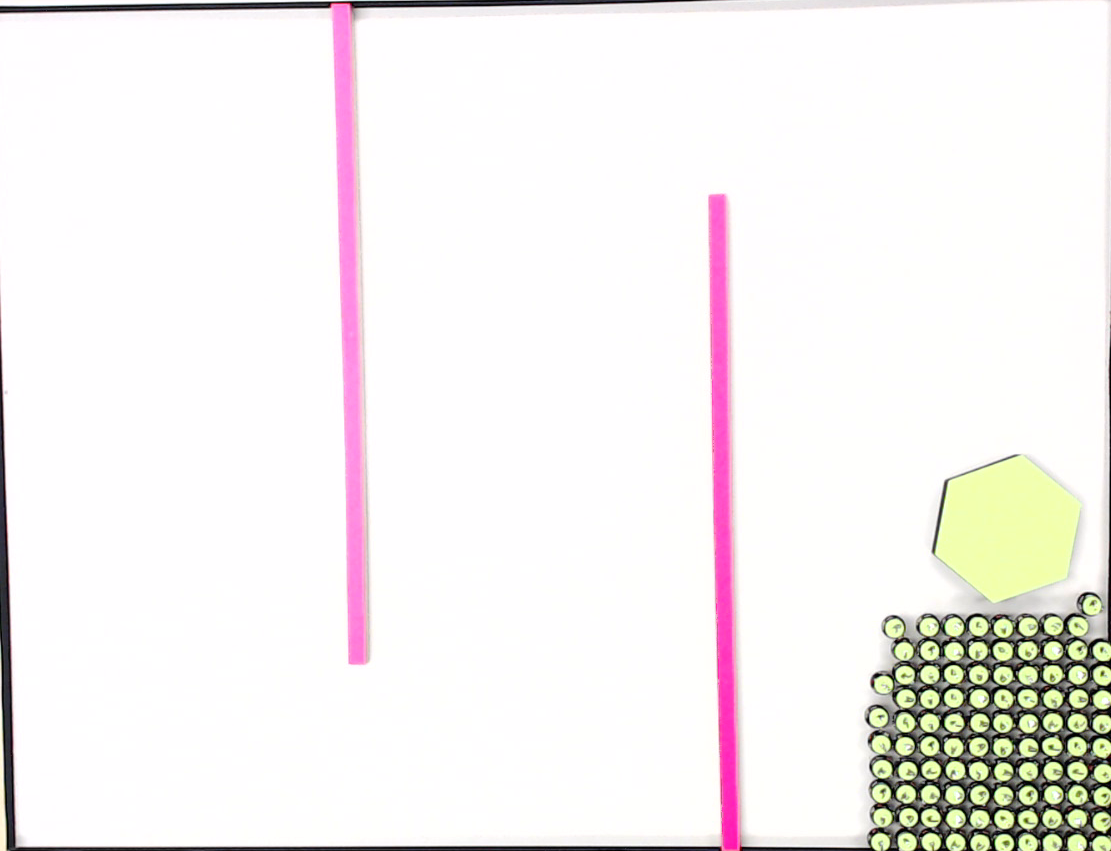
%> input picture papers/Kilobots Code/testImage2.png, 1111 x 851 px
$ octave --eval "result = Classify;"   (GNU Octave 9; MATLAB toolbox functions it lacks are replaced by stand-ins)
%> lines starting %> are read from the running program, lines starting %| are printed output that depends on the picture; in (x1, y1, x2, y2) boxes, pixels count from 0 and x2, y2 are one past the last pixel; in counts of white or black regions, pixels touching at a corner belong together; the program's own positions count from 1
%------------------------------------------------------------------------
% AL-AZHAR UNIVERSITY
% FACULTY OF ENGINEERING
% SYSTEMS & COMPUTERS ENGINEERING Department
%------------------------------------------------------------------------
% Author : Ahmed Samieh Abd El-Wahab
% Date   : 14 December 2006
%------------------------------------------------------------------------
% Shapes Classifier
% Step 1: Read image Read in
% Step 2: Convert image from rgb to gray
% Step 3: Threshold the image
% Step 4: Invert the Binary Image
% Step 5: Find the boundaries Concentrate
% Step 6: Determine Shapes properties
% Step 7: Classify Shapes according to properties
% Square      = 3
% Rectangular = 2
% Circle      = 1
% UNKNOWN     = 0
%------------------------------------------------------------------------
function W = Classify()
% Step 1: Read image Read in
RGB = imread('testImage2.png');
%> RGB is the input picture: size 851x1111x3 uint8; mean R, G, B 244.6, 240.9, 240
figure,
imshow(RGB),
title('Original Image');

% Step 2: Convert image from rgb to gray


% Step 3: Threshold the image Convert the image to black and white in order
% to prepare for boundary tracing using bwboundaries.

I = rgb2hsv(RGB);
%> I: size 851x1111x3 double; mean H, S, V 0.592, 0.0448, 0.963
% Define thresholds for channel 1 based on histogram settings
channel1Min = 0.065;
channel1Max = 0.567;

% Define thresholds for channel 2 based on histogram settings
channel2Min = 0.288;
channel2Max = 1.000;

% Define thresholds for channel 3 based on histogram settings
channel3Min = 0.400;
channel3Max = 1.000;

% Create mask based on chosen histogram thresholds
BW = (I(:,:,1) >= channel1Min ) & (I(:,:,1) <= channel1Max) & ...
    (I(:,:,2) >= channel2Min ) & (I(:,:,2) <= channel2Max) & ...
    (I(:,:,3) >= channel3Min ) & (I(:,:,3) <= channel3Max);
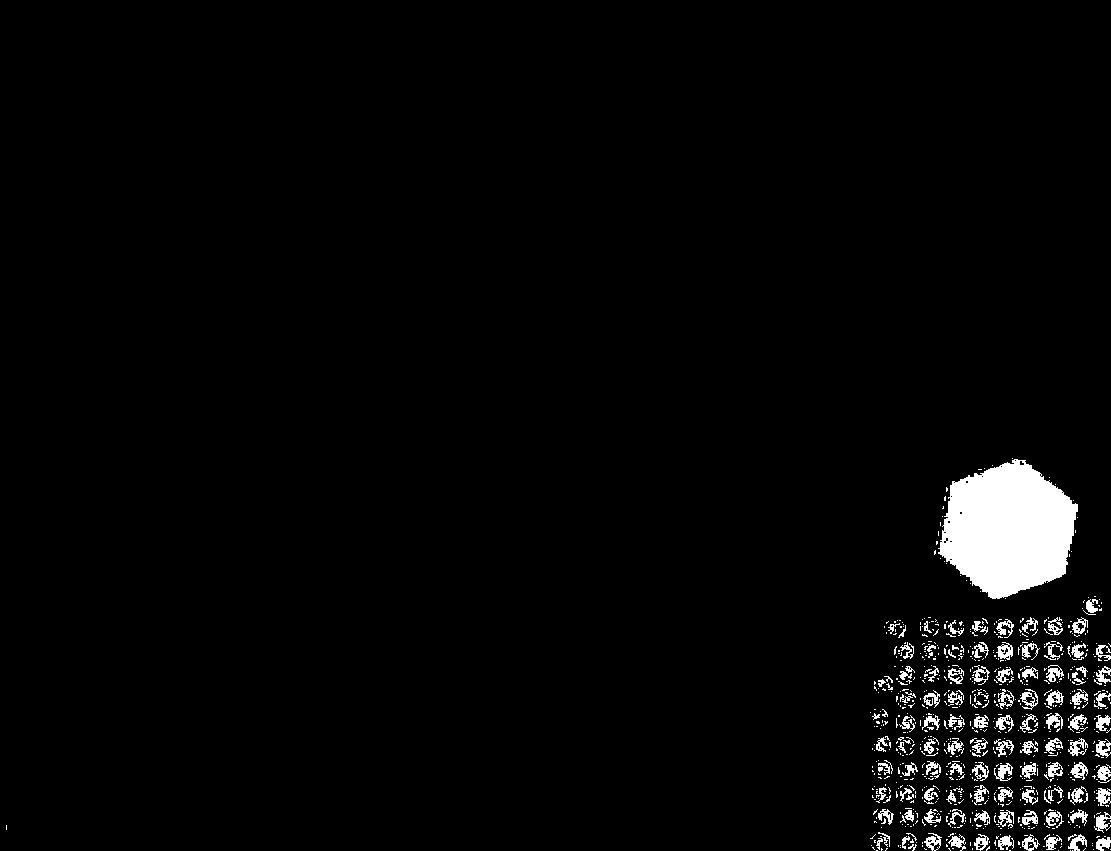
%> BW: size 851x1111 logical; 2.9% white; 820 white regions (707 under 20 px), largest, box (x1, y1, x2, y2) and area: (938, 459, 1078, 599) 13813, (996, 642, 1013, 660) 172, (994, 763, 1013, 781) 172


figure,
imshow(BW),
title('Binary Image');

% Step 4: Invert the Binary Image
BW = ~ BW;
%> BW: size 851x1111 logical; 97.1% white; 820 black regions (707 under 20 px)
figure,
imshow(BW),
title('Inverted Binary Image');

% Step 5: Find the boundaries Concentrate only on the exterior boundaries.
% Option 'noholes' will accelerate the processing by preventing
% bwboundaries from searching for inner contours.
[B,L] = bwboundaries(BW, 'noholes');
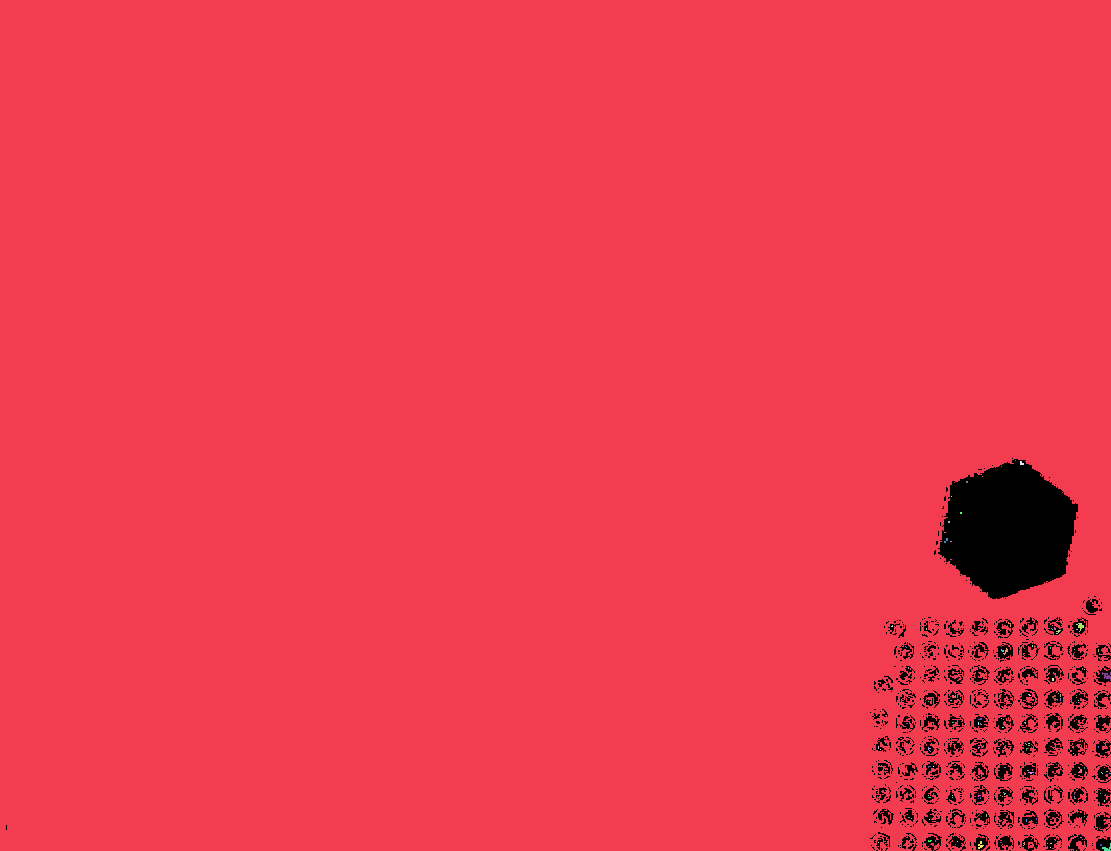
%> L: size 851x1111 double; 128 distinct labels, from 0 to 127; one colour per label, 0 black
%> B = 127 boundaries; largest, box (x1, y1, x2, y2) and points: (0, 0, 1111, 851) 4776, (1102, 672, 1111, 681) 35, (1102, 843, 1111, 851) 30, (978, 841, 984, 849) 25, (1076, 623, 1084, 632) 25

% Step 6: Determine objects properties
STATS = regionprops(L, 'all'); % we need 'BoundingBox' and 'Extent'
%> STATS = 127 regions; largest, box (x1, y1, x2, y2), Area, Centroid, MajorAxisLength, MinorAxisLength and Eccentricity: (0, 0, 1111, 851) 917566 [542.3 419.6] 1263.4 981.2 0.63, (1102, 672, 1111, 681) 42 [1107.6 676.5] 10.81 6.94 0.767, (1076, 623, 1084, 632) 32 [1081 626.8] 8.21 6.61 0.592

% [5 lines of commented-out code are left out]

figure,
imshow(RGB),
title('Results');
hold on
for i = 1 : length(STATS)
  W(i) = uint8(abs(STATS(i).BoundingBox(3)-STATS(i).BoundingBox(4)) < 0.1);
  W(i) = W(i) + 2 * uint8((STATS(i).Extent - 1) == 0 );
  centroid = STATS(i).Centroid;
  switch W(i)
      case 1
          plot(centroid(1),centroid(2),'wO');
      case 2
          plot(centroid(1),centroid(2),'wX');
      case 3
          plot(centroid(1),centroid(2),'wS');
  end
end
%> this loop made 8 passes
%> centroid on passes 1 to 8: [542.3 419.6], [879 748], [879 843], [881 750], [892.7 626.7], [906.5 647.5], [907.5 724], [909 668.5]
return
%> (the run ends here)
